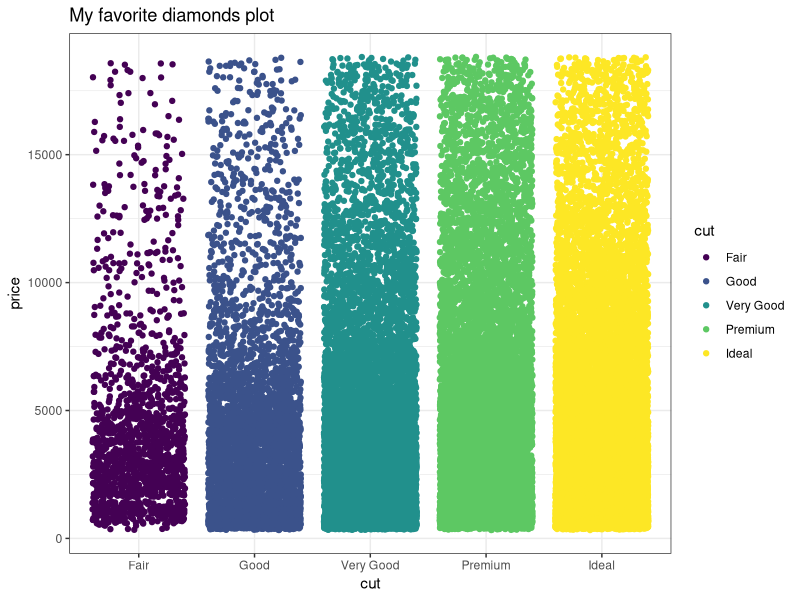

Write the R code that produced this figure.
## ---- chunk 1
knitr::opts_chunk$set(echo = FALSE)
## ---- chunk 2
library(ggplot2)

ggplot(diamonds, aes(cut, price, color = cut))+
  geom_jitter()+
  theme_bw()+
  ggtitle('My favorite diamonds plot')

